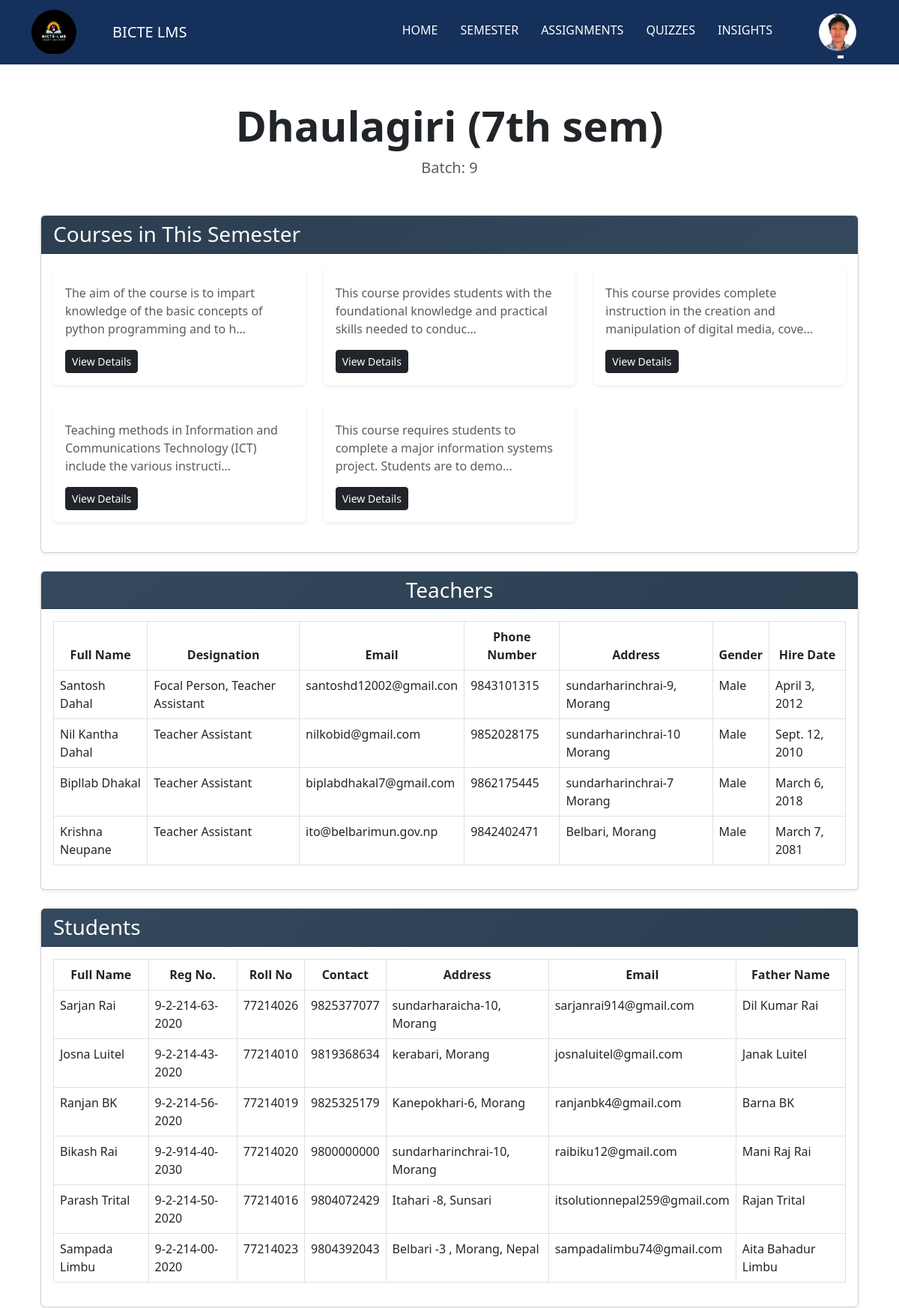
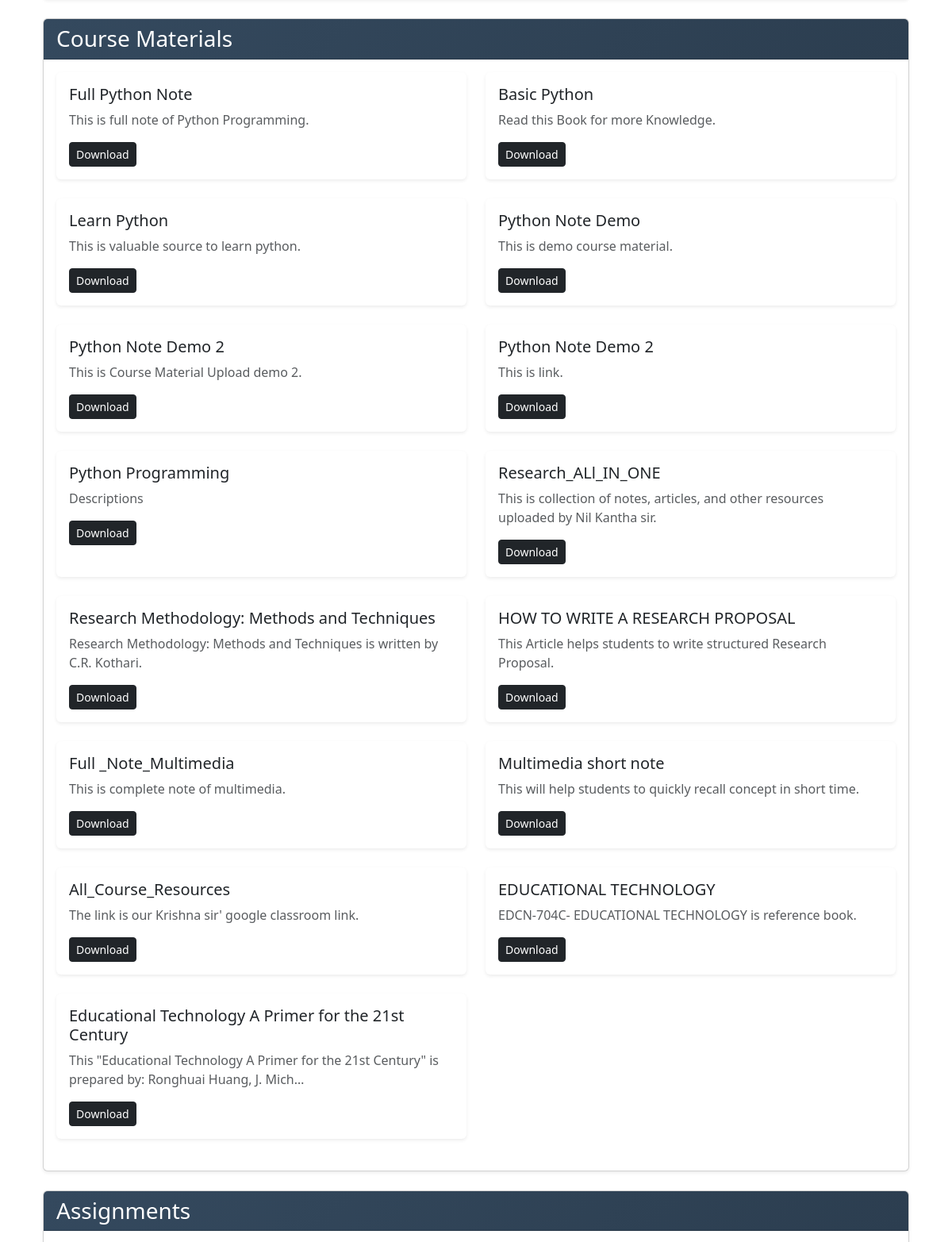
/api/st-semester-view/5/ (signed in, upper part), run on the app's committed database (2 pictures, top to bottom).
### main/models.py (models this page shows, shortened)
class Student(models.Model):
    profile_picture = models.ImageField(upload_to='student_pics/', null=True, blank=True, default='no_image2.jpg')
    st_exam_roll_no = models.CharField(max_length=8, default='00000000')
    st_reg_no = models.CharField(max_length=40, default='0-0-000-00-0000')
    st_name = models.CharField(max_length=100)
    st_date_of_birth = models.DateField(null=True, blank=True)
    st_address = models.CharField(max_length=255)
    st_contact = models.CharField(max_length=15)
    enrollment_date = models.IntegerField(null=True, blank=True)
    st_email = models.EmailField(unique=True)
    st_password = models.CharField(max_length=128, default='studentSMC1')  # Default password
    st_gender = models.CharField(max_length=10, choices=[('Male', 'Male'), ('Female', 'Female'), ('Other', 'Other')], null=True, blank=True)
    st_father_name = models.CharField(max_length=100, null=True, blank=True)
    semester = models.ForeignKey('Semester', on_delete=models.CASCADE)
    email_sent = models.BooleanField(default=False)  # Track if email has been sent
    class Meta:
        verbose_name = "Student"
        verbose_name_plural = "Students"

class Semester(models.Model):
    EVEREST = "EV"
    ANNAPURNA = "AN"
    KANCHENJUNGA = "KA"
    MANASLU = "MA"
    LHOTSE = "LH"
    MAKALU = "MK"
    DHAULAGIRI = "DH"
    LANGTANG = "LA"
    SEMESTER_CHOICES = [
        (EVEREST, "Everest (1st sem)"),
        (ANNAPURNA, "Annapurna (2nd sem)"),
        (KANCHENJUNGA, "Kanchenjunga (3rd sem)"),
        (MANASLU, "Manaslu (4th sem)"),
        (LHOTSE, "Lhotse (5th sem)"),
        (MAKALU, "Makalu (6th sem)"),
        (DHAULAGIRI, "Dhaulagiri (7th sem)"),
        (LANGTANG, "Langtang (8th sem)"),
    ]
    se_name = models.CharField(max_length=2, choices=SEMESTER_CHOICES, default=EVEREST)
    batch = models.CharField(max_length=20)
    start_date = models.DateField()
    end_date = models.DateField(null=True, blank=True)
    is_active = models.BooleanField(default=True, verbose_name="Is Active")
    def __str__(self):
        return f"{self.get_se_name_display()} - Batch {self.batch}"
    class Meta:
        verbose_name = "Semester"
        verbose_name_plural = "Semesters"

class Course(models.Model):
    syllabus_file = models.FileField(upload_to='syllabus_files/', null=True, blank=True)
    subject_code = models.CharField(max_length=20)
    title = models.CharField(max_length=50)
    description = models.TextField()
    credits = models.IntegerField()
    is_elective = models.BooleanField(default=False, blank=True, null=True)
    semester = models.ForeignKey(Semester, on_delete=models.CASCADE)
    teacher = models.ForeignKey(Teacher, on_delete=models.SET_NULL, null=True, blank=True)
    class Meta:
        verbose_name = "Course"
        verbose_name_plural = "Courses"

class Teacher(models.Model):
    GENDER_CHOICES = [
        ('male', 'Male'),
        ('female', 'Female'),
        ('other', 'Other'),
    ]
    profile_picture = models.ImageField(upload_to='teacher_pics/', null=True, blank=True, default='images/default_profile_image.jpg')
    t_full_name = models.CharField(max_length=50)
    designation = models.CharField(max_length=100, default='Teacher Assistant')
    t_email = models.EmailField(max_length=100, unique=True)
    t_password = models.CharField(max_length=255)
    t_phone_number = models.CharField(max_length=40)
    t_address = models.CharField(max_length=100)
    hire_date = models.DateField()
    gender = models.CharField(max_length=10,choices=GENDER_CHOICES, verbose_name="Gender",
        default='male')
    class Meta:
        verbose_name = "Teacher"
        verbose_name_plural = "Teachers"

class CourseMaterial(models.Model):
    title = models.CharField(max_length=255, verbose_name="Material Title")
    file = models.FileField(upload_to="course_materials/", blank=True, null=True, verbose_name="Material File")
    external_link = models.URLField(blank=True, null=True, verbose_name="External Link")
    description = models.TextField(blank=True, null=True, verbose_name="Description")
    upload_date = models.DateField(auto_now_add=True, verbose_name="Upload Date")
    updated_at = models.DateField(auto_now=True, verbose_name="Last Updated")
    is_active = models.BooleanField(default=True, verbose_name="Is Active")
    material_type = models.ForeignKey(MaterialType, on_delete=models.CASCADE, related_name="materials", verbose_name="Material Type")
    course = models.ForeignKey(Course, on_delete=models.CASCADE, related_name="materials", verbose_name="Course")
    teacher = models.ForeignKey(Teacher, on_delete=models.CASCADE, related_name="materials", verbose_name="Teacher")
    class Meta:
        verbose_name = "Course Material"
        verbose_name_plural = "Course Materials"

### main/views.py (the view, shortened to what this page needs)
# urls.py: path('st-semester-view/<int:pk>/', views.StudentSemesterView.as_view(), name='st-semester-view'),
class StudentSemesterView(LoginRequiredMixin, TemplateView):
    template_name = 'student_template/st_semester_view.html'
    login_url = '/api/login/'
    def get_context_data(self, **kwargs):
        context = super().get_context_data(**kwargs)
        semester = get_object_or_404(Semester, id=self.kwargs['pk'])
        context['semester'] = semester
        try:
            student = Student.objects.get(id=self.request.session.get('user_id'))
            context['student'] = student
            print(f"Student: {student.st_name}, Semester: {student.semester}")
            print(f"Requested Semester: {semester}")
        except Student.DoesNotExist:
            context['error'] = 'Student not found. Please log in again.'
            return context
        context['courses'] = semester.course_set.all()
        context['teachers'] = Teacher.objects.filter(course__semester=semester).distinct()
        context['students'] = semester.student_set.all()
        context['materials'] = CourseMaterial.objects.filter(course__semester=semester, is_active=True)
        context['assignments'] = Assignment.objects.filter(course__semester=semester)
        return context

### templates/student_template/st_semester_view.html (shortened to what this page needs)
{% extends "student_template/st_base_template.html" %} {% load static %} {% block title %}Semester Detail - BICTESMC{% endblock %} {% block content %}
<div class="container mt-5">
    <div class="text-center mb-5">
        <h1 class="display-4 fw-bold text-dark">{{ semester.get_se_name_display }}</h1>
        <p class="lead text-muted">Batch: {{ semester.batch }}</p>
    </div>
    <div class="card mb-4 shadow-sm">
        <div class="card-header text-white" style="background: linear-gradient(135deg, #2c3e50, #34495e);">
            <h3 class="card-title mb-0">Courses in This Semester</h3>
        </div>
        <div class="card-body">
            <div class="row">
                {% for course in courses %}
                <div class="col-md-4 mb-4">
                    <div class="card h-100 border-0 shadow-sm">
                        <div class="card-body">
                            <p class="card-text text-muted">{{ course.description|truncatechars:100 }}</p>
                            <a href="{% url 'st-course-detail' course.id %}" class="btn btn-dark btn-sm">View Details</a>
                        </div>
                    </div>
                </div>
                {% empty %}
                <div class="col-12">
                    <p class="text-muted">No courses available for this semester.</p>
                </div>
                {% endfor %}
            </div>
        </div>
    </div>
    <div class="card mb-4 shadow-sm">
        <div class="card-header text-white" style="background: linear-gradient(135deg, #34495e, #2c3e50);">
            <h3 class="card-title mb-0 text-center">Teachers</h3>
        </div>
        <div class="card-body">
            <div class="table-responsive">
                <table class="table table-bordered table-hover">
                    <thead class="thead-dark">
                        <tr>
                            <th class="text-center" scope="col">Full Name</th>
                            <th class="text-center" scope="col">Designation</th>
                            <th class="text-center" scope="col">Email</th>
                            <th class="text-center" scope="col">Phone Number</th>
                            <th class="text-center" scope="col">Address</th>
                            <th class="text-center" scope="col">Gender</th>
                            <th class="text-center" scope="col">Hire Date</th>
                        </tr>
                    </thead>
                    <tbody>
                        {% for teacher in teachers %}
                        <tr>
                            <td>{{ teacher.t_full_name }}</td>
                            <td>{{ teacher.designation }}</td>
                            <td>{{ teacher.t_email }}</td>
                            <td>{{ teacher.t_phone_number }}</td>
                            <td>{{ teacher.t_address }}</td>
                            <td>{{ teacher.get_gender_display }}</td>
                            <td>{{ teacher.hire_date }}</td>
                        </tr>
                        {% empty %}
                        <tr>
                            <td colspan="7" class="text-center text-muted">No teachers assigned to this semester.</td>
                        </tr>
                        {% endfor %}
                    </tbody>
                </table>
            </div>
        </div>
    </div>
    <div class="card mb-4 shadow-sm">
        <div class="card-header text-white" style="background: linear-gradient(135deg, #34495e, #2c3e50);">
            <h3 class="card-title mb-0">Students</h3>
        </div>
        <div class="card-body">
            <div class="table-responsive">
                <table class="table table-bordered table-hover">
                    <thead class="thead-dark">
                        <tr>
                            <th class="text-center" scope="col">Full Name</th>
                            <th class="text-center" cope="col">Reg No.</th>
                            <th class="text-center" scope="col">Roll No</th>
                            <th class="text-center" scope="col">Contact</th>
                            <th class="text-center" scope="col">Address</th>
                            <th class="text-center" scope="col">Email</th>
                            <th class="text-center" scope="col">Father Name</th>
                        </tr>
                    </thead>
                    <tbody>
                        {% for student in students %}
                        <tr>
                            <td>{{ student.st_name }}</td>
                            <td>{{ student.st_reg_no }}</td>
                            <td>{{ student.st_exam_roll_no }}</td>
                            <td>{{ student.st_contact }}</td>
                            <td>{{ student.st_address }}</td>
                            <td>{{ student.st_email }}</td>
                            <td>{{ student.st_father_name }}</td>
                        </tr>
                        {% empty %}
                        <tr>
                            <td colspan="7" class="text-center text-muted">No students enrolled in this semester.</td>
                        </tr>
                        {% endfor %}
                    </tbody>
                </table>
            </div>
        </div>
    </div>
    <div class="card mb-4 shadow-sm">
        <div class="card-header text-white" style="background: linear-gradient(135deg, #34495e, #2c3e50);">
            <h3 class="card-title mb-0">Course Materials</h3>
        </div>
        <div class="card-body">
            <div class="row">
                {% for material in materials %}
                <div class="col-md-6 mb-4">
                    <div class="card h-100 border-0 shadow-sm">
                        <div class="card-body">
                            <h5 class="card-title">{{ material.title }}</h5>
                            <p class="card-text text-muted">{{ material.description|truncatechars:100 }}</p>
                            <a href="#" class="btn btn-dark btn-sm" download>Download</a>
                        </div>
                    </div>
                </div>
                {% empty %}
                <div class="col-12">
                    <p class="text-muted">No materials available for this semester.</p>
                </div>
                {% endfor %}
            </div>
        </div>
    </div>
    <div class="card mb-4 shadow-sm">
        <div class="card-header text-white" style="background: linear-gradient(135deg, #34495e, #2c3e50);">
            <h3 class="card-title mb-0">Assignments</h3>
        </div>
        <div class="card-body">
        </div>
    </div>
</div>
{% endblock %}

### templates/student_template/st_base_template.html (shortened to what this page needs)
<!DOCTYPE html>
<html lang="en">
<head>
    <link rel="stylesheet" href="https://cdn.jsdelivr.net/npm/bootstrap-icons@1.11.3/font/bootstrap-icons.min.css">
    <link href="https://cdn.jsdelivr.net/npm/bootstrap@5.3.0/dist/css/bootstrap.min.css" rel="stylesheet" />
</head>
<body>
    {% load static %}
    <nav class="navbar navbar-expand-lg navbar-dark bg-dark">
        <div class="container">
            <div class="navbar-logo">
                <img class="mt-auto mb-auto" src="{% static 'images/main_logo.png' %}" alt="Logo" />
            </div>
            <a class="navbar-brand ms-5" href="#">BICTE LMS</a>
            <div class="collapse navbar-collapse" id="navbarNav">
                <ul class="navbar-nav ms-auto this_pading">
                    <li class="nav-item custom-padding dropdown">
                        <a class="nav-link {% if request.path == '/api/student-home/' %}active{% endif %}" href="/api/student-home/">Home</a>
                    </li>
                    <li class="nav-item custom-padding">
                        <a class="nav-link {% if request.path == '/api/st-semester-view/' %}active{% endif %}" href="/api/st-semester-view/{{ student.semester.id }}/">Semester</a
              >
            </li>
              <li class="nav-item custom-padding">
                        <a class="nav-link {% if request.path == '/api/student-assignment-view/' %}active{% endif %}" href="/api/student-assignment-view/">Assignments</a>
                    </li>
                    <li class="nav-item custom-padding">
                        <a class="nav-link {% if request.path == '/api/leaderboard/' %}active{% endif %}" href="/api/leaderboard/">Quizzes</a
              >
            </li>
            <li class="nav-item custom-padding dropdown">
              <a
                class="nav-link {% if request.path == '#' %}active{% endif %}"
                href="#"
                >Insights</a
              >
            </li>
              </ul>
            <li class="nav-item dropdown user_profile">
              <a
                class="nav-link dropdown-toggle no-hover"
                href="#"
                id="navbarDropdown"
                role="button"
                data-bs-toggle="dropdown"
                aria-expanded="false"
              >
                {% if student.profile_picture %}
                <img
                  src="{{ student.profile_picture.url }}"
                  alt="Profile Picture"
                  class="rounded-circle"
                  style="width: 50px; height: 50px"
                />
                {% endif %}
              </a>
            </li>
        </div>
      </div>
    </nav>
    <div class="container mt-4">{% block content %}{% endblock %}</div>
</body>
</html>

### templates/student_template/st_base_template.html (style rules this page uses)
.navbar-logo img { width: 60px; height: 60px; border-radius: 50%; transition: transform 0.3s ease; }
.navbar { background-color: #15305b !important; }
.navbar .navbar-nav .nav-link { color: #fff !important; font-weight: 500; padding: 10px 15px; text-transform: uppercase; transition: all 0.3s ease; position: relative; }
.navbar .navbar-nav .nav-link::after { content: ''; position: absolute; width: 0; height: 2px; background: white; bottom: 0; left: 50%; transform: translateX(-50%); transition: width 0.3s ease; }
.custom-padding { padding-top: 10px; }
.user_profile { padding-left: 2rem; }
.navbar-logo img { width: 60px; height: 60px; border-radius: 50%; margin-bottom: 1rem; }

### data on the page
Student: profile_picture (picture), st_name "Ranjan BK", st_reg_no "9-2-214-56-2020", st_exam_roll_no "77214019", st_contact "9825325179", st_address "Kanepokhari-6, Morang", st_email "ranjanbk4@gmail.com", st_father_name "Barna BK"
Semester: se_name "Dhaulagiri (7th sem)", batch "9"
Course: description "The aim of the course is to impart knowledge of the basic concepts of python programming and to h…"
Course: description "This course provides students with the foundational knowledge and practical skills needed to conduc…"
Course: description "This course provides complete instruction in the creation and manipulation of digital media, cove…"
Course: description "Teaching methods in Information and Communications Technology (ICT) include the various instructi…"
Course: description "This course requires students to complete a major information systems project. Students are to demo…"
Teacher: t_full_name "Santosh Dahal", designation "Focal Person, Teacher Assistant", t_email "santoshd12002@gmail.con", t_phone_number "9843101315", t_address "sundarharinchrai-9, Morang", gender "Male", hire_date "April 3, 2012"
Teacher: t_full_name "Nil Kantha Dahal", designation "Teacher Assistant", t_email "nilkobid@gmail.com", t_phone_number "9852028175", t_address "sundarharinchrai-10 Morang", gender "Male", hire_date "Sept. 12, 2010"
Teacher: t_full_name "Bipllab Dhakal", designation "Teacher Assistant", t_email "biplabdhakal7@gmail.com", t_phone_number "9862175445", t_address "sundarharinchrai-7 Morang", gender "Male", hire_date "March 6, 2018"
Teacher: t_full_name "Krishna Neupane", designation "Teacher Assistant", t_email "ito@belbarimun.gov.np", t_phone_number "9842402471", t_address "Belbari, Morang", gender "Male", hire_date "March 7, 2081"
Student: st_name "Sarjan Rai", st_reg_no "9-2-214-63-2020", st_exam_roll_no "77214026", st_contact "9825377077", st_address "sundarharaicha-10, Morang", st_email "sarjanrai914@gmail.com", st_father_name "Dil Kumar Rai"
Student: st_name "Josna Luitel", st_reg_no "9-2-214-43-2020", st_exam_roll_no "77214010", st_contact "9819368634", st_address "kerabari, Morang", st_email "josnaluitel@gmail.com", st_father_name "Janak Luitel"
Student: st_name "Bikash Rai", st_reg_no "9-2-914-40-2030", st_exam_roll_no "77214020", st_contact "9800000000", st_address "sundarharinchrai-10, Morang", st_email "raibiku12@gmail.com", st_father_name "Mani Raj Rai"
Student: st_name "Parash Trital", st_reg_no "9-2-214-50-2020", st_exam_roll_no "77214016", st_contact "9804072429", st_address "Itahari -8, Sunsari", st_email "itsolutionnepal259@gmail.com", st_father_name "Rajan Trital"
Student: st_name "Sampada Limbu", st_reg_no "9-2-214-00-2020", st_exam_roll_no "77214023", st_contact "9804392043", st_address "Belbari -3 , Morang, Nepal", st_email "sampadalimbu74@gmail.com", st_father_name "Aita Bahadur Limbu"
CourseMaterial: title "Full Python Note", description "This is full note of Python Programming."
CourseMaterial: title "Basic Python", description "Read this Book for more Knowledge."
CourseMaterial: title "Learn Python", description "This is valuable source to learn python."
CourseMaterial: title "Python Note Demo", description "This is demo course material."
CourseMaterial: title "Python Note Demo 2", description "This is Course Material Upload demo 2."
CourseMaterial: title "Python Note Demo 2", description "This is link."
CourseMaterial: title "Python Programming", description "Descriptions"
CourseMaterial: title "Research_ALl_IN_ONE", description "This is collection of notes, articles, and other resources uploaded by Nil Kantha sir."
CourseMaterial: title "Research Methodology: Methods and Techniques", description "Research Methodology: Methods and Techniques is written by C.R. Kothari."
CourseMaterial: title "HOW TO WRITE A RESEARCH PROPOSAL", description "This Article helps students to write structured Research Proposal."
CourseMaterial: title "Full _Note_Multimedia", description "This is complete note of multimedia."
CourseMaterial: title "Multimedia short note", description "This will help students to quickly recall concept in short time."
CourseMaterial: title "All_Course_Resources", description "The link is our Krishna sir' google classroom link."
CourseMaterial: title "EDUCATIONAL TECHNOLOGY", description "EDCN-704C- EDUCATIONAL TECHNOLOGY is reference book."
CourseMaterial: title "Educational Technology A Primer for the 21st Century", description "This \"Educational Technology A Primer for the 21st Century\" is prepared by: Ronghuai Huang, J. Mich…"
